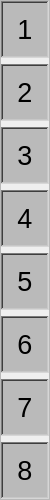
        <widget class="QFrame" name="numbers">
         <property name="minimumSize">
          <size>
           <width>50</width>
           <height>500</height>
          </size>
         </property>
         <property name="maximumSize">
          <size>
           <width>50</width>
           <height>500</height>
          </size>
         </property>
         <property name="frameShape">
          <enum>QFrame::StyledPanel</enum>
         </property>
         <property name="frameShadow">
          <enum>QFrame::Raised</enum>
         </property>
         <layout class="QVBoxLayout" name="verticalLayout_3">
          <property name="leftMargin">
           <number>0</number>
          </property>
          <property name="topMargin">
           <number>0</number>
          </property>
          <property name="rightMargin">
           <number>0</number>
          </property>
          <property name="bottomMargin">
           <number>0</number>
          </property>
          <item>
           <widget class="QFrame" name="frame_79">
            <property name="styleSheet">
             <string notr="true">background-color: rgb(186, 186, 186);</string>
            </property>
            <property name="frameShape">
             <enum>QFrame::WinPanel</enum>
            </property>
            <property name="frameShadow">
             <enum>QFrame::Sunken</enum>
            </property>
            <layout class="QVBoxLayout" name="verticalLayout_12">
             <item>
              <widget class="QLabel" name="label_9">
               <property name="font">
                <font>
                 <pointsize>20</pointsize>
                </font>
               </property>
               <property name="text">
                <string>1</string>
               </property>
               <property name="alignment">
                <set>Qt::AlignCenter</set>
               </property>
              </widget>
             </item>
            </layout>
           </widget>
          </item>
          <item>
           <widget class="QFrame" name="frame_78">
            <property name="styleSheet">
             <string notr="true">background-color: rgb(186, 186, 186);</string>
            </property>
            <property name="frameShape">
             <enum>QFrame::WinPanel</enum>
            </property>
            <property name="frameShadow">
             <enum>QFrame::Sunken</enum>
            </property>
            <layout class="QVBoxLayout" name="verticalLayout_13">
             <item>
              <widget class="QLabel" name="label_10">
               <property name="font">
                <font>
                 <pointsize>20</pointsize>
                </font>
               </property>
               <property name="text">
                <string>2</string>
               </property>
               <property name="alignment">
                <set>Qt::AlignCenter</set>
               </property>
              </widget>
             </item>
            </layout>
           </widget>
          </item>
          <item>
           <widget class="QFrame" name="frame_77">
            <property name="styleSheet">
             <string notr="true">background-color: rgb(186, 186, 186);</string>
            </property>
            <property name="frameShape">
             <enum>QFrame::WinPanel</enum>
            </property>
            <property name="frameShadow">
             <enum>QFrame::Sunken</enum>
            </property>
            <layout class="QVBoxLayout" name="verticalLayout_14">
             <item>
              <widget class="QLabel" name="label_11">
               <property name="font">
                <font>
                 <pointsize>20</pointsize>
                </font>
               </property>
               <property name="text">
                <string>3</string>
               </property>
               <property name="alignment">
                <set>Qt::AlignCenter</set>
               </property>
              </widget>
             </item>
            </layout>
           </widget>
          </item>
          <item>
           <widget class="QFrame" name="frame_76">
            <property name="styleSheet">
             <string notr="true">background-color: rgb(186, 186, 186);</string>
            </property>
            <property name="frameShape">
             <enum>QFrame::WinPanel</enum>
            </property>
            <property name="frameShadow">
             <enum>QFrame::Sunken</enum>
            </property>
            <layout class="QVBoxLayout" name="verticalLayout_15">
             <item>
              <widget class="QLabel" name="label_12">
               <property name="font">
                <font>
                 <pointsize>20</pointsize>
                </font>
               </property>
               <property name="text">
                <string>4</string>
               </property>
               <property name="alignment">
                <set>Qt::AlignCenter</set>
               </property>
              </widget>
             </item>
            </layout>
           </widget>
          </item>
          <item>
           <widget class="QFrame" name="frame_75">
            <property name="styleSheet">
             <string notr="true">background-color: rgb(186, 186, 186);</string>
            </property>
            <property name="frameShape">
             <enum>QFrame::WinPanel</enum>
            </property>
            <property name="frameShadow">
             <enum>QFrame::Sunken</enum>
            </property>
            <layout class="QVBoxLayout" name="verticalLayout_16">
             <item>
              <widget class="QLabel" name="label_13">
               <property name="font">
                <font>
                 <pointsize>20</pointsize>
                </font>
               </property>
               <property name="text">
                <string>5</string>
               </property>
               <property name="alignment">
                <set>Qt::AlignCenter</set>
               </property>
              </widget>
             </item>
            </layout>
           </widget>
          </item>
          <item>
           <widget class="QFrame" name="frame_72">
            <property name="styleSheet">
             <string notr="true">background-color: rgb(186, 186, 186);</string>
            </property>
            <property name="frameShape">
             <enum>QFrame::WinPanel</enum>
            </property>
            <property name="frameShadow">
             <enum>QFrame::Sunken</enum>
            </property>
            <layout class="QVBoxLayout" name="verticalLayout_17">
             <item>
              <widget class="QLabel" name="label_14">
               <property name="font">
                <font>
                 <pointsize>20</pointsize>
                </font>
               </property>
               <property name="text">
                <string>6</string>
               </property>
               <property name="alignment">
                <set>Qt::AlignCenter</set>
               </property>
              </widget>
             </item>
            </layout>
           </widget>
          </item>
          <item>
           <widget class="QFrame" name="frame_73">
            <property name="styleSheet">
             <string notr="true">background-color: rgb(186, 186, 186);</string>
            </property>
            <property name="frameShape">
             <enum>QFrame::WinPanel</enum>
            </property>
            <property name="frameShadow">
             <enum>QFrame::Sunken</enum>
            </property>
            <layout class="QVBoxLayout" name="verticalLayout_18">
             <item>
              <widget class="QLabel" name="label_15">
               <property name="font">
                <font>
                 <pointsize>20</pointsize>
                </font>
               </property>
               <property name="text">
                <string>7</string>
               </property>
               <property name="alignment">
                <set>Qt::AlignCenter</set>
               </property>
              </widget>
             </item>
            </layout>
           </widget>
          </item>
          <item>
           <widget class="QFrame" name="frame_74">
            <property name="styleSheet">
             <string notr="true">background-color: rgb(186, 186, 186);</string>
            </property>
            <property name="frameShape">
             <enum>QFrame::WinPanel</enum>
            </property>
            <property name="frameShadow">
             <enum>QFrame::Sunken</enum>
            </property>
            <layout class="QVBoxLayout" name="verticalLayout_19">
             <item>
              <widget class="QLabel" name="label_16">
               <property name="font">
                <font>
                 <pointsize>20</pointsize>
                </font>
               </property>
               <property name="text">
                <string>8</string>
               </property>
               <property name="alignment">
                <set>Qt::AlignCenter</set>
               </property>
              </widget>
             </item>
            </layout>
           </widget>
          </item>
         </layout>
        </widget>
